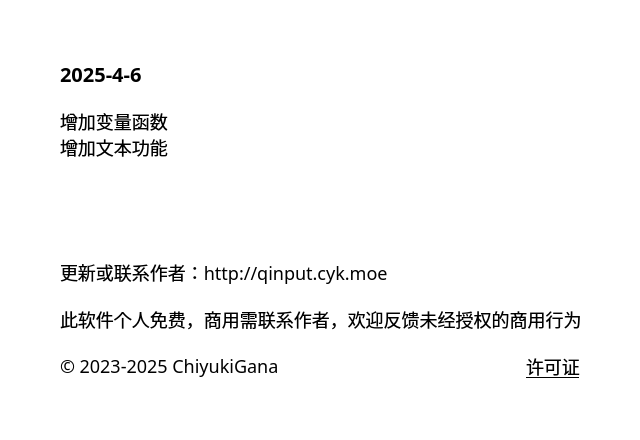
<?xml version="1.0" encoding="UTF-8"?>
<ui version="4.0">
 <class>AboutUiClass</class>
 <widget class="QWidget" name="AboutUiClass">
  <property name="geometry">
   <rect>
    <x>0</x>
    <y>0</y>
    <width>640</width>
    <height>440</height>
   </rect>
  </property>
  <property name="minimumSize">
   <size>
    <width>640</width>
    <height>440</height>
   </size>
  </property>
  <property name="maximumSize">
   <size>
    <width>640</width>
    <height>440</height>
   </size>
  </property>
  <property name="font">
   <font>
    <family>Microsoft YaHei</family>
    <pointsize>-1</pointsize>
   </font>
  </property>
  <property name="windowTitle">
   <string>About</string>
  </property>
  <property name="styleSheet">
   <string notr="true">#AboutUiClass{background:transparent}*{font-family:&quot;Microsoft YaHei&quot;;font-size:18px}</string>
  </property>
  <layout class="QVBoxLayout" name="verticalLayout">
   <property name="spacing">
    <number>0</number>
   </property>
   <property name="leftMargin">
    <number>0</number>
   </property>
   <property name="topMargin">
    <number>0</number>
   </property>
   <property name="rightMargin">
    <number>0</number>
   </property>
   <property name="bottomMargin">
    <number>0</number>
   </property>
   <item>
    <widget class="QWidget" name="content_widget" native="true">
     <property name="styleSheet">
      <string notr="true">#content_widget{background:transparent}</string>
     </property>
     <layout class="QVBoxLayout" name="verticalLayout_2">
      <property name="spacing">
       <number>20</number>
      </property>
      <property name="leftMargin">
       <number>60</number>
      </property>
      <property name="topMargin">
       <number>60</number>
      </property>
      <property name="rightMargin">
       <number>60</number>
      </property>
      <property name="bottomMargin">
       <number>60</number>
      </property>
      <item>
       <widget class="QLabel" name="version_label">
        <property name="sizePolicy">
         <sizepolicy hsizetype="Fixed" vsizetype="Fixed">
          <horstretch>0</horstretch>
          <verstretch>0</verstretch>
         </sizepolicy>
        </property>
        <property name="font">
         <font>
          <family>Microsoft YaHei</family>
          <pointsize>-1</pointsize>
          <weight>75</weight>
          <bold>true</bold>
         </font>
        </property>
        <property name="styleSheet">
         <string notr="true">font-size:20px</string>
        </property>
        <property name="text">
         <string>2025-4-6</string>
        </property>
        <property name="textFormat">
         <enum>Qt::PlainText</enum>
        </property>
       </widget>
      </item>
      <item>
       <widget class="QLabel" name="update_label">
        <property name="sizePolicy">
         <sizepolicy hsizetype="Preferred" vsizetype="Preferred">
          <horstretch>0</horstretch>
          <verstretch>0</verstretch>
         </sizepolicy>
        </property>
        <property name="text">
         <string>增加变量函数
增加文本功能</string>
        </property>
        <property name="textFormat">
         <enum>Qt::PlainText</enum>
        </property>
        <property name="alignment">
         <set>Qt::AlignLeading|Qt::AlignLeft|Qt::AlignTop</set>
        </property>
        <property name="wordWrap">
         <bool>true</bool>
        </property>
       </widget>
      </item>
      <item>
       <widget class="QLabel" name="url_label">
        <property name="sizePolicy">
         <sizepolicy hsizetype="Fixed" vsizetype="Fixed">
          <horstretch>0</horstretch>
          <verstretch>0</verstretch>
         </sizepolicy>
        </property>
        <property name="cursor">
         <cursorShape>PointingHandCursor</cursorShape>
        </property>
        <property name="text">
         <string>更新或联系作者：http://qinput.cyk.moe</string>
        </property>
        <property name="textFormat">
         <enum>Qt::PlainText</enum>
        </property>
       </widget>
      </item>
      <item>
       <widget class="QLabel" name="copyright_dec_label">
        <property name="sizePolicy">
         <sizepolicy hsizetype="Preferred" vsizetype="Fixed">
          <horstretch>0</horstretch>
          <verstretch>0</verstretch>
         </sizepolicy>
        </property>
        <property name="text">
         <string>此软件个人免费，商用需联系作者，欢迎反馈未经授权的商用行为</string>
        </property>
        <property name="textFormat">
         <enum>Qt::PlainText</enum>
        </property>
       </widget>
      </item>
      <item>
       <widget class="QWidget" name="widget" native="true">
        <property name="sizePolicy">
         <sizepolicy hsizetype="Preferred" vsizetype="Fixed">
          <horstretch>0</horstretch>
          <verstretch>0</verstretch>
         </sizepolicy>
        </property>
        <layout class="QHBoxLayout" name="horizontalLayout">
         <property name="spacing">
          <number>0</number>
         </property>
         <property name="leftMargin">
          <number>0</number>
         </property>
         <property name="topMargin">
          <number>0</number>
         </property>
         <property name="rightMargin">
          <number>0</number>
         </property>
         <property name="bottomMargin">
          <number>0</number>
         </property>
         <item>
          <widget class="QLabel" name="copyright_label">
           <property name="sizePolicy">
            <sizepolicy hsizetype="Fixed" vsizetype="Fixed">
             <horstretch>0</horstretch>
             <verstretch>0</verstretch>
            </sizepolicy>
           </property>
           <property name="text">
            <string>© 2023-2025 ChiyukiGana</string>
           </property>
           <property name="textFormat">
            <enum>Qt::PlainText</enum>
           </property>
          </widget>
         </item>
         <item>
          <spacer name="bottom_spacer">
           <property name="orientation">
            <enum>Qt::Horizontal</enum>
           </property>
           <property name="sizeHint" stdset="0">
            <size>
             <width>100</width>
             <height>10</height>
            </size>
           </property>
          </spacer>
         </item>
         <item>
          <widget class="QLabel" name="license_label">
           <property name="sizePolicy">
            <sizepolicy hsizetype="Fixed" vsizetype="Fixed">
             <horstretch>0</horstretch>
             <verstretch>0</verstretch>
            </sizepolicy>
           </property>
           <property name="cursor">
            <cursorShape>PointingHandCursor</cursorShape>
           </property>
           <property name="styleSheet">
            <string notr="true">text-decoration:underline</string>
           </property>
           <property name="text">
            <string>许可证</string>
           </property>
           <property name="textFormat">
            <enum>Qt::PlainText</enum>
           </property>
          </widget>
         </item>
        </layout>
       </widget>
      </item>
     </layout>
    </widget>
   </item>
  </layout>
 </widget>
 <resources>
  <include location="../res/QuickInput.qrc"/>
 </resources>
 <connections/>
</ui>
